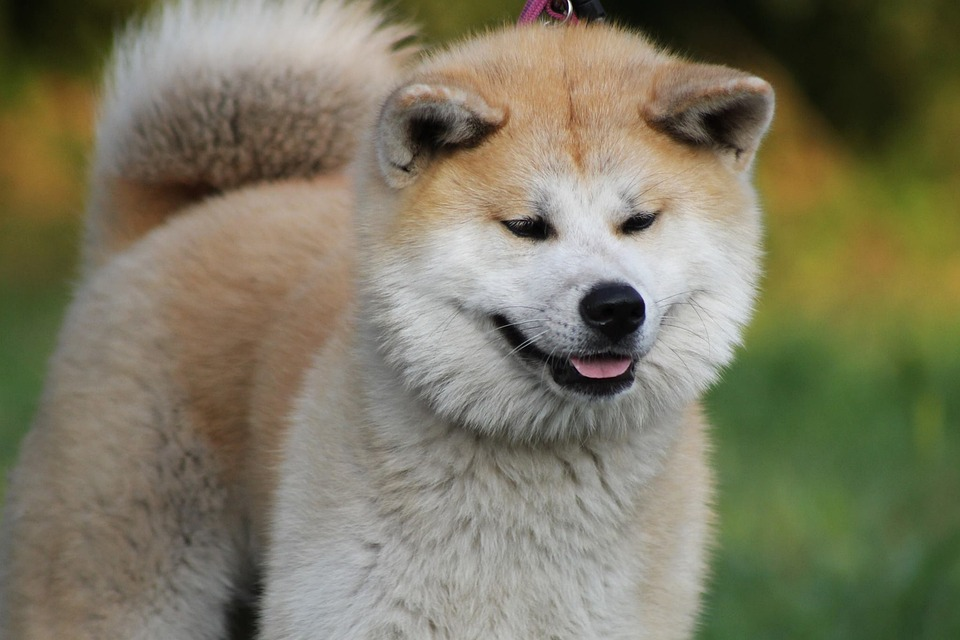
#> input picture foto.png, 960 x 640 px
$ python Annabella_XII-A_UjianOpenCV.py
#> lines starting #> are read from the running program, lines starting #| are printed output that depends on the picture; after the words box and inside, x2 and y2 are one past the last pixel; in counts of white or black regions, pixels touching at a corner belong together
import cv2 as cv

image = cv.imread("foto.png")
#> image is the input picture: shape (640, 960, 3); mean B, G, R 97.8, 120.1, 124
print(image.shape)
#| (640, 960, 3)
image2 = cv.imread("foto.png")
bw = cv.cvtColor(image, cv.COLOR_BGR2GRAY)
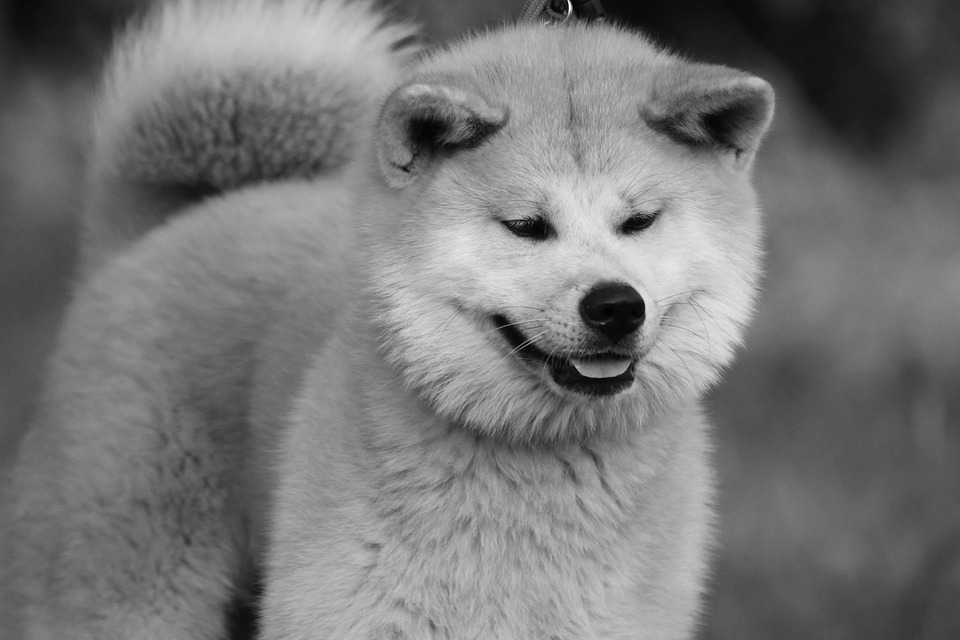
#> bw: shape (640, 960); min 0, max 254, mean 118.7
gaussian_BW = cv.GaussianBlur(bw,(5,5), 0)
brightness_GBW = cv.convertScaleAbs(gaussian_BW, alpha= 10.0, beta= 10.0)
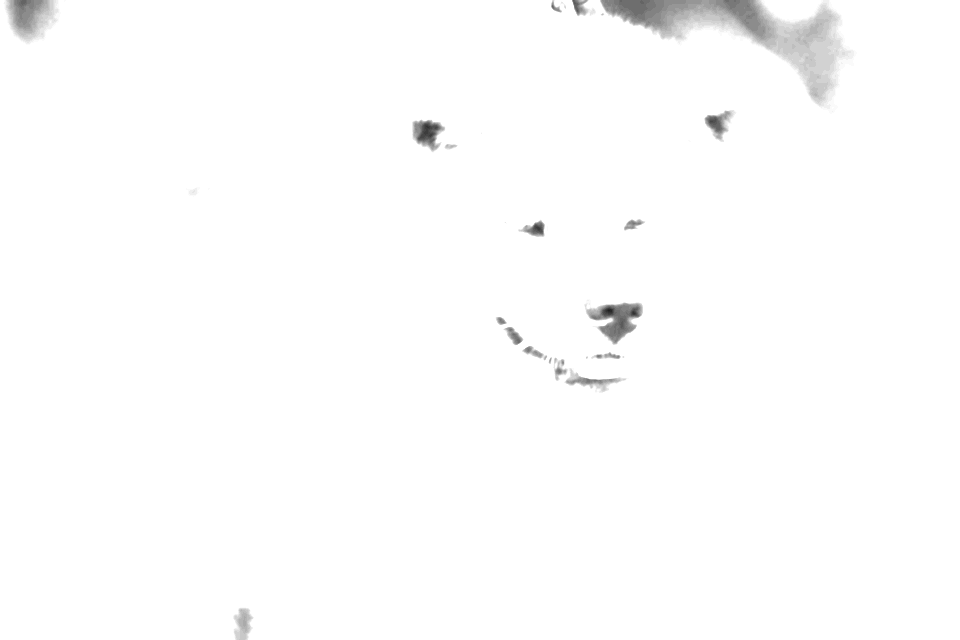
#> brightness_GBW: shape (640, 960); min 30, max 255, mean 252.9

#Cropping Image
x_start = 25
x_end = 445
#-----------
y_start = 355
y_end = 776

#Input Text
font = cv.FONT_HERSHEY_SIMPLEX
fontSize = 0.8
color = (0,0,0)
thickness = 5


cropping_image  = image[x_start:x_end, y_start:y_end]
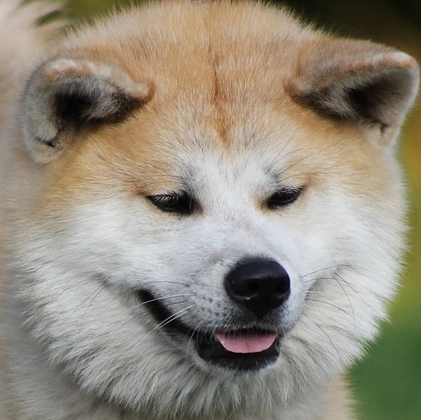
#> cropping_image: shape (420, 421, 3); mean B, G, R 124.3, 138.6, 146.4
image2 = cv.putText(image2, "Annabella Wenny Sulisthio", (350,600), font, fontSize, color, thickness, cv.LINE_AA)
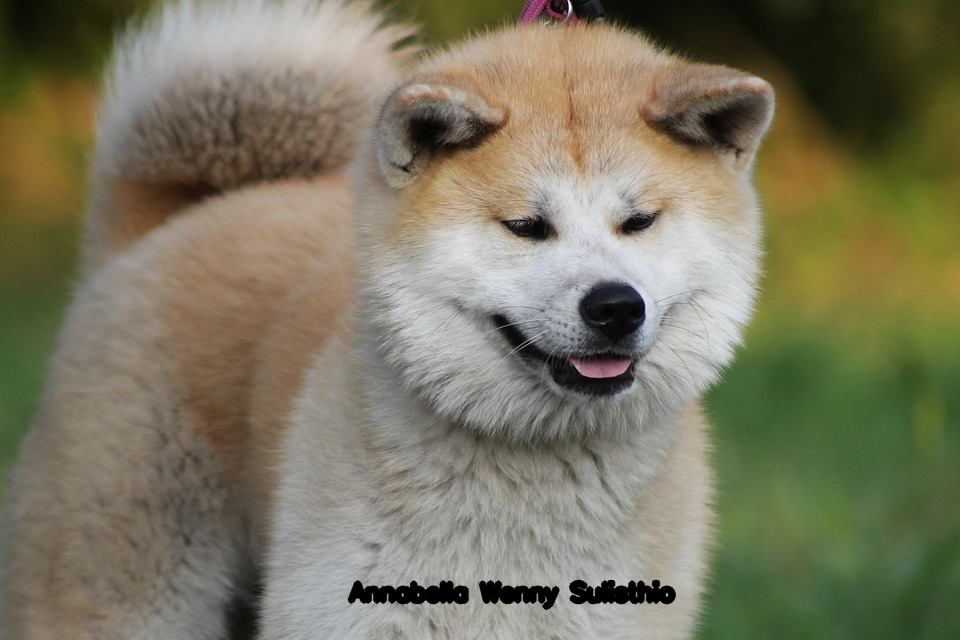
#> image2: shape (640, 960, 3); 1% of pixels changed, all inside (x1, y1, x2, y2) = (347, 579, 677, 611)
fileBaru1 = "Cropped.jpg"
fileBaru2 = "Text.jpg"
fileBaru3 = "Black-and-White.jpg"
fileBaru4 = "Gaussian Blur + BW.jpg"
fileBaru5 = "Brightness + BGW.jpg"

cv.imshow("Foto", image)
cv.imshow("Cropped", cropping_image)
cv.imshow("Text", image2)
cv.imshow("Black-and-White", bw)
cv.imshow("Gaussian Blur + BW", gaussian_BW)
cv.imshow("Brightness + Gaussian + BW", brightness_GBW)
cv.imwrite(fileBaru1, cropping_image)
cv.imwrite(fileBaru2, image2)
cv.imwrite(fileBaru3, bw)
cv.imwrite(fileBaru4, gaussian_BW)
cv.imwrite(fileBaru5, brightness_GBW)

cv.waitKey(0)
cv.destroyAllWindows()

$ run again, with hasil_edit.jpg saved as foto.png
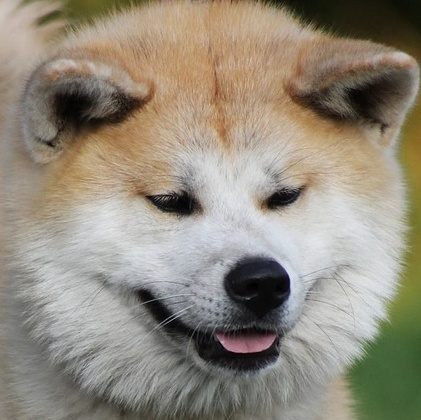
#> input picture hasil_edit.jpg, 421 x 420 px
#> image is the input picture: shape (420, 421, 3); mean B, G, R 124.3, 138.6, 146.4
#| (420, 421, 3)
#> `brightness_GBW = cv.convertScaleAbs(gaussian_BW, alpha= 10.0, beta= 10..`:
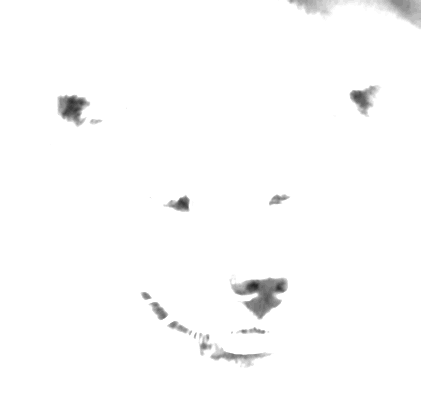
#> brightness_GBW: shape (420, 421); min 40, max 255, mean 252
#> `cropping_image  = image[x_start:x_end, y_start:y_end]`:
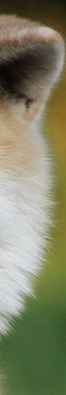
#> cropping_image: shape (395, 66, 3); mean B, G, R 101.9, 130.1, 128.3
